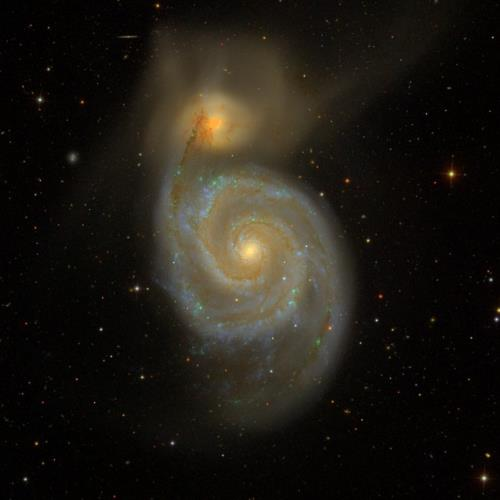
#> input picture book_figures/chapter9/m51.jpeg, 500 x 500 px
$ python fig_cnn.py
#> lines starting #> are read from the running program, lines starting #| are printed output that depends on the picture
"""
Convolutional Neural Network
----------------------------
"""
# Author: Brigitta Sipocz
# License: BSD
#   The figure produced by this code is published in the textbook
#   "Statistics, Data Mining, and Machine Learning in Astronomy" (2019)
#   For more information, see http://astroML.github.com
#   To report a bug or issue, use the following forum:
#    https://groups.google.com/forum/#!forum/astroml-general
import os

import numpy as np
from matplotlib import pyplot as plt

#----------------------------------------------------------------------
# This function adjusts matplotlib settings for a uniform feel in the textbook.
# Note that with usetex=True, fonts are rendered with LaTeX.  This may
# result in an error if LaTeX is not installed on your system.  In that case,
# you can set usetex to False.
from astroML.plotting import setup_text_plots
setup_text_plots(fontsize=8, usetex=True)
#> (this line was passed over: astroML is not available in this run)

fig = plt.figure(figsize=(6, 4), facecolor='w')

# ------------------------------------------------------------
# Get the galaxy image
#
# TODO: use astroquery once it supports SDSS ImageCutout
# http://skyservice.pha.jhu.edu/DR12/ImgCutout/getjpeg.aspx?ra=202.469575&dec=47.1952583&scale=2&width=500&height=500&
#

m51 = plt.imread(os.path.join(os.path.dirname(__file__), 'm51.jpeg'))
#> m51 is the input picture: shape (500, 500, 3); mean R, G, B 30.7, 27.2, 20.3
ax1 = fig.add_axes((0, 0.4, 0.25, 0.25))
ax1.set_axis_off()
ax1.imshow(m51)

# ------------------------------------------------------------
# CNN cartoon

ax = fig.add_axes([0, 0, 1, 1],
                  xticks=[], yticks=[])
plt.box(False)
circ = plt.Circle((1, 1), 2)

radius = 0.15


# function to draw arrows
def draw_connecting_arrow(ax, circ1, rad1, circ2, rad2, fc='grey', **kwargs):
    theta = np.arctan2(circ2[1] - circ1[1],
                       circ2[0] - circ1[0])

    starting_point = (circ1[0] + rad1 * np.cos(theta),
                      circ1[1] + rad1 * np.sin(theta))

    length = (circ2[0] - circ1[0] - (rad1 + rad2) * np.cos(theta),
              circ2[1] - circ1[1] - (rad1 + rad2) * np.sin(theta))

    ax.arrow(starting_point[0], starting_point[1],
             length[0], length[1], fc=fc, linestyle=':', **kwargs)


# function to draw circles
def draw_circle(ax, center, radius):
    circ = plt.Circle(center, radius, fc='none', lw=2)
    ax.add_patch(circ)


# function to squares circles
def draw_squares(ax, center, size, num, shift=(0.25, -0.25),
                 line=None, **kwargs):
#> called with center = (-1, 0), size = 0.9, num = 9, shift = (0.25, -0.25)
    ec = kwargs.pop('ec', 'black')
    lw = kwargs.pop('lw', 2)
    fc = kwargs.pop('fc', 'white')

    shift = np.array(shift)
    back_left_bottom = np.array(center) - num // 2 * shift - size / 2

    back_right_top = np.array(center) - num // 2 * shift + size / 2
    front_right_bottom = np.array(center) + num // 2 * shift + np.array([size, - size]) / 2

    for i in range(num):
        rec = plt.Rectangle(back_left_bottom + i * shift, size, size,
                            fc=fc, ec=ec, lw=lw, **kwargs)
        ax.add_patch(rec)

    if line:
        node1, node2, radius = line
        draw_connecting_arrow(ax, back_right_top, 0, node1, radius)
        draw_connecting_arrow(ax, front_right_bottom, 0, node2, radius)

        # To draw more lines to the fully connected layer
        if num > 1:
            draw_connecting_arrow(ax, back_right_top, 0, node2, radius)
            draw_connecting_arrow(ax, front_right_bottom, 0, node1, radius)

    return (back_right_top, front_right_bottom)


x1 = -3.1
x2 = -1
x3 = 1
x4 = 3
x5 = 3.8
seq1 = np.linspace(1.8, -1, 4)
seq2 = np.linspace(1, 0, 2)

# ------------------------------------------------------------
# convolution layer

_, first_layer = draw_squares(ax, (x2, 0), 0.9, 9)
_, second_layer = draw_squares(ax, (x3, 0), 0.8, 5,
                               line=((x4, seq1[0]), (x4, seq1[-1]), radius))

# ------------------------------------------------------------
# convolution layer connections

elem1 = draw_squares(ax, (x1, 0), 0.2, 1, ec='white', fc='none', lw=1)

draw_squares(ax, first_layer + [-0.5, 0.6], 0.3, 1, line=(*elem1, 0.2),
             ec='black', fc='none', lw=1)

elem2 = draw_squares(ax, first_layer + [-0.3, 0.2], 0.2, 1,
                     ec='grey', fc='grey', lw=1)

draw_squares(ax, second_layer + [-0.15, 0.5], 0.15, 1, line=(*elem2, 0),
             ec='grey', fc='grey', lw=1)

# ------------------------------------------------------------
# fully connected layer
#
# draw circles
for i, y4 in enumerate(seq1):
    draw_circle(ax, (x4, y4), radius)

for i, y5 in enumerate(seq2):
    draw_circle(ax, (x5, y5), radius)

# draw connecting arrows
for i, y4 in enumerate(seq1):
    for j, y5 in enumerate(seq2):
        draw_connecting_arrow(ax, (x4, y4), radius, (x5, y5), radius)

# ------------------------------------------------------------
# Add text labels

plt.text(x1, -2.2, 'Input Image', ha='center')
plt.text(x2, -2.2, 'Convolution Layer', ha='center')
plt.text(x3, -2.2, 'Max-pooling', ha='center')
plt.text((x4 + x5)/2, -2.2, 'Fully Connected Layer', ha='center')

ax.set_aspect('equal')
plt.xlim(-4, 4)
plt.ylim(-3, 3)
plt.show()
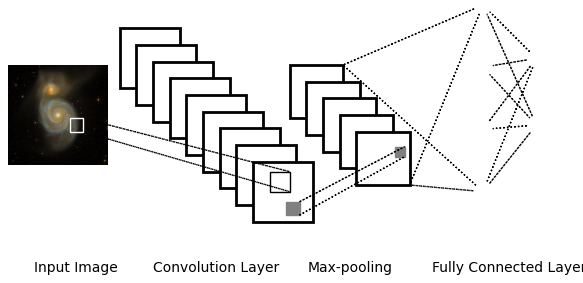
#> figure drawn by matplotlib, 2 panels
